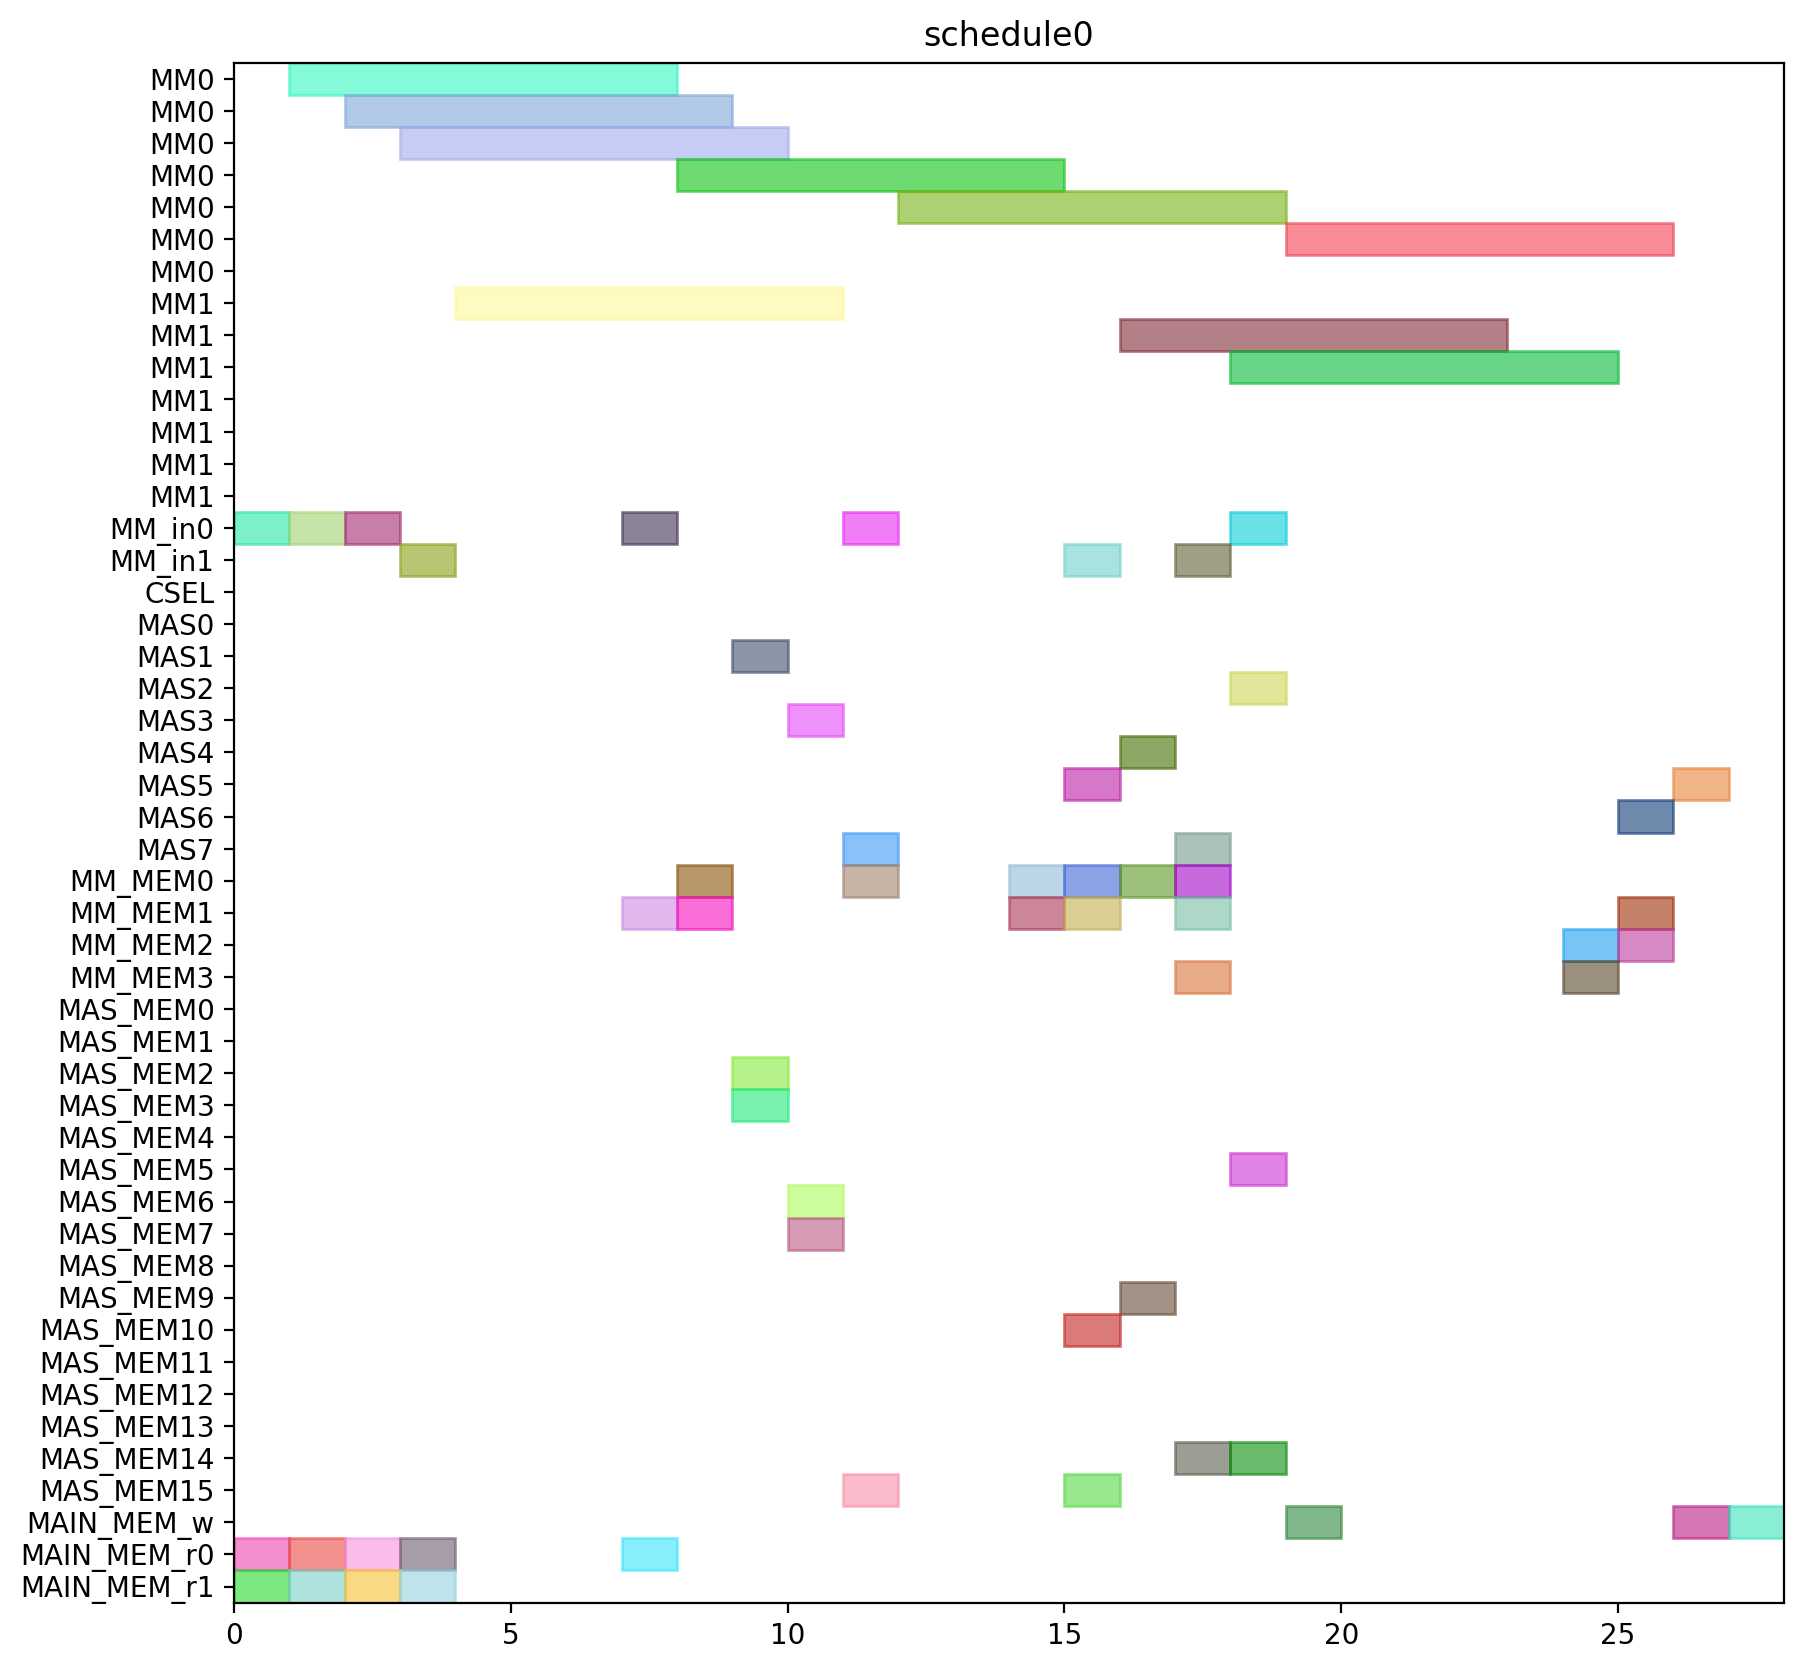

This figure's Python source:
from pyschedule import Scenario, solvers, plotters, alt


def solve():
	horizon = 120
	S = Scenario("schedule0", horizon=horizon)

	# resource
	MM = S.Resources('MM', num=2, size=7)
	MM_in = S.Resources('MM_in', num=2)
	CSEL = S.Resource('CSEL')
	MAS = S.Resources('MAS', num=8, size=1, periods=range(1, horizon))
	MM_MEM = S.Resources('MM_MEM', num=4)
	MAS_MEM = S.Resources('MAS_MEM', num=16)
	MAIN_MEM_w = S.Resource('MAIN_MEM_w', size=1)
	MAIN_MEM_r = S.Resources('MAIN_MEM_r', num=2)

	# result of previous scheduling

	# new tasks
	t0 = S.Task('t0', length=7, delay_cost=1)
	t0 += alt(MM)
	t0_in = S.Task('t0_in', length=1, delay_cost=1)
	t0_in += alt(MM_in)
	S += t0_in*MM_in[0]<=t0*MM[0]
	S += t0_in*MM_in[1]<=t0*MM[1]
	t0_mem0 = S.Task('t0_mem0', length=1, delay_cost=1)
	t0_mem0 += MAIN_MEM_r[0]
	S += t0_mem0 <= t0

	t0_mem1 = S.Task('t0_mem1', length=1, delay_cost=1)
	t0_mem1 += MAIN_MEM_r[1]
	S += t0_mem1 <= t0

	t3 = S.Task('t3', length=7, delay_cost=1)
	t3 += alt(MM)
	t3_in = S.Task('t3_in', length=1, delay_cost=1)
	t3_in += alt(MM_in)
	S += t3_in*MM_in[0]<=t3*MM[0]
	S += t3_in*MM_in[1]<=t3*MM[1]
	t3_mem0 = S.Task('t3_mem0', length=1, delay_cost=1)
	t3_mem0 += MAIN_MEM_r[0]
	S += t3_mem0 <= t3

	t3_mem1 = S.Task('t3_mem1', length=1, delay_cost=1)
	t3_mem1 += MAIN_MEM_r[1]
	S += t3_mem1 <= t3

	t1 = S.Task('t1', length=7, delay_cost=1)
	t1 += alt(MM)
	t1_in = S.Task('t1_in', length=1, delay_cost=1)
	t1_in += alt(MM_in)
	S += t1_in*MM_in[0]<=t1*MM[0]
	S += t1_in*MM_in[1]<=t1*MM[1]
	t1_mem0 = S.Task('t1_mem0', length=1, delay_cost=1)
	t1_mem0 += MAIN_MEM_r[0]
	S += t1_mem0 <= t1

	t1_mem1 = S.Task('t1_mem1', length=1, delay_cost=1)
	t1_mem1 += MAIN_MEM_r[1]
	S += t1_mem1 <= t1

	t2 = S.Task('t2', length=7, delay_cost=1)
	t2 += alt(MM)
	t2_in = S.Task('t2_in', length=1, delay_cost=1)
	t2_in += alt(MM_in)
	S += t2_in*MM_in[0]<=t2*MM[0]
	S += t2_in*MM_in[1]<=t2*MM[1]
	t2_mem0 = S.Task('t2_mem0', length=1, delay_cost=1)
	t2_mem0 += MAIN_MEM_r[0]
	S += t2_mem0 <= t2

	t2_mem1 = S.Task('t2_mem1', length=1, delay_cost=1)
	t2_mem1 += MAIN_MEM_r[1]
	S += t2_mem1 <= t2

	t4 = S.Task('t4', length=7, delay_cost=1)
	t4 += alt(MM)
	t4_in = S.Task('t4_in', length=1, delay_cost=1)
	t4_in += alt(MM_in)
	S += t4_in*MM_in[0]<=t4*MM[0]
	S += t4_in*MM_in[1]<=t4*MM[1]
	t4_mem0 = S.Task('t4_mem0', length=1, delay_cost=1)
	t4_mem0 += MAIN_MEM_r[0]
	S += t4_mem0 <= t4

	t4_mem1 = S.Task('t4_mem1', length=1, delay_cost=1)
	t4_mem1 += alt(MM_MEM)
	S += (t2*MM[0])-1 < t4_mem1*MM_MEM[1]
	S += (t2*MM[1])-1 < t4_mem1*MM_MEM[3]
	S += t4_mem1 <= t4

	t5 = S.Task('t5', length=1, delay_cost=1)
	t5 += alt(MAS)
	t5_mem0 = S.Task('t5_mem0', length=1, delay_cost=1)
	t5_mem0 += alt(MM_MEM)
	S += (t0*MM[0])-1 < t5_mem0*MM_MEM[0]
	S += (t0*MM[1])-1 < t5_mem0*MM_MEM[2]
	S += t5_mem0 <= t5

	t5_mem1 = S.Task('t5_mem1', length=1, delay_cost=1)
	t5_mem1 += alt(MM_MEM)
	S += (t0*MM[0])-1 < t5_mem1*MM_MEM[1]
	S += (t0*MM[1])-1 < t5_mem1*MM_MEM[3]
	S += t5_mem1 <= t5

	t6 = S.Task('t6', length=1, delay_cost=1)
	t6 += alt(MAS)
	t6_mem0 = S.Task('t6_mem0', length=1, delay_cost=1)
	t6_mem0 += alt(MAS_MEM)
	S += (t5*MAS[0])-1 < t6_mem0*MAS_MEM[0]
	S += (t5*MAS[1])-1 < t6_mem0*MAS_MEM[2]
	S += (t5*MAS[2])-1 < t6_mem0*MAS_MEM[4]
	S += (t5*MAS[3])-1 < t6_mem0*MAS_MEM[6]
	S += (t5*MAS[4])-1 < t6_mem0*MAS_MEM[8]
	S += (t5*MAS[5])-1 < t6_mem0*MAS_MEM[10]
	S += (t5*MAS[6])-1 < t6_mem0*MAS_MEM[12]
	S += (t5*MAS[7])-1 < t6_mem0*MAS_MEM[14]
	S += t6_mem0 <= t6

	t6_mem1 = S.Task('t6_mem1', length=1, delay_cost=1)
	t6_mem1 += alt(MAS_MEM)
	S += (t5*MAS[0])-1 < t6_mem1*MAS_MEM[1]
	S += (t5*MAS[1])-1 < t6_mem1*MAS_MEM[3]
	S += (t5*MAS[2])-1 < t6_mem1*MAS_MEM[5]
	S += (t5*MAS[3])-1 < t6_mem1*MAS_MEM[7]
	S += (t5*MAS[4])-1 < t6_mem1*MAS_MEM[9]
	S += (t5*MAS[5])-1 < t6_mem1*MAS_MEM[11]
	S += (t5*MAS[6])-1 < t6_mem1*MAS_MEM[13]
	S += (t5*MAS[7])-1 < t6_mem1*MAS_MEM[15]
	S += t6_mem1 <= t6

	t9 = S.Task('t9', length=1, delay_cost=1)
	t9 += alt(MAS)
	t9_mem0 = S.Task('t9_mem0', length=1, delay_cost=1)
	t9_mem0 += alt(MM_MEM)
	S += (t0*MM[0])-1 < t9_mem0*MM_MEM[0]
	S += (t0*MM[1])-1 < t9_mem0*MM_MEM[2]
	S += t9_mem0 <= t9

	t9_mem1 = S.Task('t9_mem1', length=1, delay_cost=1)
	t9_mem1 += alt(MM_MEM)
	S += (t4*MM[0])-1 < t9_mem1*MM_MEM[1]
	S += (t4*MM[1])-1 < t9_mem1*MM_MEM[3]
	S += t9_mem1 <= t9

	t10 = S.Task('t10', length=1, delay_cost=1)
	t10 += alt(MAS)
	t10_mem0 = S.Task('t10_mem0', length=1, delay_cost=1)
	t10_mem0 += alt(MM_MEM)
	S += (t4*MM[0])-1 < t10_mem0*MM_MEM[0]
	S += (t4*MM[1])-1 < t10_mem0*MM_MEM[2]
	S += t10_mem0 <= t10

	t10_mem1 = S.Task('t10_mem1', length=1, delay_cost=1)
	t10_mem1 += alt(MM_MEM)
	S += (t4*MM[0])-1 < t10_mem1*MM_MEM[1]
	S += (t4*MM[1])-1 < t10_mem1*MM_MEM[3]
	S += t10_mem1 <= t10

	t7 = S.Task('t7', length=1, delay_cost=1)
	t7 += alt(MAS)
	t7_mem0 = S.Task('t7_mem0', length=1, delay_cost=1)
	t7_mem0 += alt(MAS_MEM)
	S += (t6*MAS[0])-1 < t7_mem0*MAS_MEM[0]
	S += (t6*MAS[1])-1 < t7_mem0*MAS_MEM[2]
	S += (t6*MAS[2])-1 < t7_mem0*MAS_MEM[4]
	S += (t6*MAS[3])-1 < t7_mem0*MAS_MEM[6]
	S += (t6*MAS[4])-1 < t7_mem0*MAS_MEM[8]
	S += (t6*MAS[5])-1 < t7_mem0*MAS_MEM[10]
	S += (t6*MAS[6])-1 < t7_mem0*MAS_MEM[12]
	S += (t6*MAS[7])-1 < t7_mem0*MAS_MEM[14]
	S += t7_mem0 <= t7

	t7_mem1 = S.Task('t7_mem1', length=1, delay_cost=1)
	t7_mem1 += alt(MAS_MEM)
	S += (t6*MAS[0])-1 < t7_mem1*MAS_MEM[1]
	S += (t6*MAS[1])-1 < t7_mem1*MAS_MEM[3]
	S += (t6*MAS[2])-1 < t7_mem1*MAS_MEM[5]
	S += (t6*MAS[3])-1 < t7_mem1*MAS_MEM[7]
	S += (t6*MAS[4])-1 < t7_mem1*MAS_MEM[9]
	S += (t6*MAS[5])-1 < t7_mem1*MAS_MEM[11]
	S += (t6*MAS[6])-1 < t7_mem1*MAS_MEM[13]
	S += (t6*MAS[7])-1 < t7_mem1*MAS_MEM[15]
	S += t7_mem1 <= t7

	t11 = S.Task('t11', length=1, delay_cost=1)
	t11 += alt(MAS)
	t11_mem0 = S.Task('t11_mem0', length=1, delay_cost=1)
	t11_mem0 += alt(MAS_MEM)
	S += (t10*MAS[0])-1 < t11_mem0*MAS_MEM[0]
	S += (t10*MAS[1])-1 < t11_mem0*MAS_MEM[2]
	S += (t10*MAS[2])-1 < t11_mem0*MAS_MEM[4]
	S += (t10*MAS[3])-1 < t11_mem0*MAS_MEM[6]
	S += (t10*MAS[4])-1 < t11_mem0*MAS_MEM[8]
	S += (t10*MAS[5])-1 < t11_mem0*MAS_MEM[10]
	S += (t10*MAS[6])-1 < t11_mem0*MAS_MEM[12]
	S += (t10*MAS[7])-1 < t11_mem0*MAS_MEM[14]
	S += t11_mem0 <= t11

	t11_mem1 = S.Task('t11_mem1', length=1, delay_cost=1)
	t11_mem1 += alt(MM_MEM)
	S += (t4*MM[0])-1 < t11_mem1*MM_MEM[1]
	S += (t4*MM[1])-1 < t11_mem1*MM_MEM[3]
	S += t11_mem1 <= t11

	t8 = S.Task('t8', length=7, delay_cost=1)
	t8 += alt(MM)
	t8_in = S.Task('t8_in', length=1, delay_cost=1)
	t8_in += alt(MM_in)
	S += t8_in*MM_in[0]<=t8*MM[0]
	S += t8_in*MM_in[1]<=t8*MM[1]
	t8_mem0 = S.Task('t8_mem0', length=1, delay_cost=1)
	t8_mem0 += alt(MM_MEM)
	S += (t4*MM[0])-1 < t8_mem0*MM_MEM[0]
	S += (t4*MM[1])-1 < t8_mem0*MM_MEM[2]
	S += t8_mem0 <= t8

	t8_mem1 = S.Task('t8_mem1', length=1, delay_cost=1)
	t8_mem1 += alt(MAS_MEM)
	S += (t7*MAS[0])-1 < t8_mem1*MAS_MEM[1]
	S += (t7*MAS[1])-1 < t8_mem1*MAS_MEM[3]
	S += (t7*MAS[2])-1 < t8_mem1*MAS_MEM[5]
	S += (t7*MAS[3])-1 < t8_mem1*MAS_MEM[7]
	S += (t7*MAS[4])-1 < t8_mem1*MAS_MEM[9]
	S += (t7*MAS[5])-1 < t8_mem1*MAS_MEM[11]
	S += (t7*MAS[6])-1 < t8_mem1*MAS_MEM[13]
	S += (t7*MAS[7])-1 < t8_mem1*MAS_MEM[15]
	S += t8_mem1 <= t8

	new_PZ = S.Task('new_PZ', length=7, delay_cost=1)
	new_PZ += alt(MM)
	new_PZ_in = S.Task('new_PZ_in', length=1, delay_cost=1)
	new_PZ_in += alt(MM_in)
	S += new_PZ_in*MM_in[0]<=new_PZ*MM[0]
	S += new_PZ_in*MM_in[1]<=new_PZ*MM[1]
	S += 0<new_PZ

	new_PZ_w = S.Task('new_PZ_w', length=1, delay_cost=1)
	new_PZ_w += alt(MAIN_MEM_w)
	S += new_PZ <= new_PZ_w

	new_PZ_mem0 = S.Task('new_PZ_mem0', length=1, delay_cost=1)
	new_PZ_mem0 += alt(MM_MEM)
	S += (t1*MM[0])-1 < new_PZ_mem0*MM_MEM[0]
	S += (t1*MM[1])-1 < new_PZ_mem0*MM_MEM[2]
	S += new_PZ_mem0 <= new_PZ

	new_PZ_mem1 = S.Task('new_PZ_mem1', length=1, delay_cost=1)
	new_PZ_mem1 += alt(MAS_MEM)
	S += (t7*MAS[0])-1 < new_PZ_mem1*MAS_MEM[1]
	S += (t7*MAS[1])-1 < new_PZ_mem1*MAS_MEM[3]
	S += (t7*MAS[2])-1 < new_PZ_mem1*MAS_MEM[5]
	S += (t7*MAS[3])-1 < new_PZ_mem1*MAS_MEM[7]
	S += (t7*MAS[4])-1 < new_PZ_mem1*MAS_MEM[9]
	S += (t7*MAS[5])-1 < new_PZ_mem1*MAS_MEM[11]
	S += (t7*MAS[6])-1 < new_PZ_mem1*MAS_MEM[13]
	S += (t7*MAS[7])-1 < new_PZ_mem1*MAS_MEM[15]
	S += new_PZ_mem1 <= new_PZ

	t12 = S.Task('t12', length=1, delay_cost=1)
	t12 += alt(MAS)
	t12_mem0 = S.Task('t12_mem0', length=1, delay_cost=1)
	t12_mem0 += alt(MM_MEM)
	S += (t0*MM[0])-1 < t12_mem0*MM_MEM[0]
	S += (t0*MM[1])-1 < t12_mem0*MM_MEM[2]
	S += t12_mem0 <= t12

	t12_mem1 = S.Task('t12_mem1', length=1, delay_cost=1)
	t12_mem1 += alt(MAS_MEM)
	S += (t11*MAS[0])-1 < t12_mem1*MAS_MEM[1]
	S += (t11*MAS[1])-1 < t12_mem1*MAS_MEM[3]
	S += (t11*MAS[2])-1 < t12_mem1*MAS_MEM[5]
	S += (t11*MAS[3])-1 < t12_mem1*MAS_MEM[7]
	S += (t11*MAS[4])-1 < t12_mem1*MAS_MEM[9]
	S += (t11*MAS[5])-1 < t12_mem1*MAS_MEM[11]
	S += (t11*MAS[6])-1 < t12_mem1*MAS_MEM[13]
	S += (t11*MAS[7])-1 < t12_mem1*MAS_MEM[15]
	S += t12_mem1 <= t12

	t13 = S.Task('t13', length=7, delay_cost=1)
	t13 += alt(MM)
	t13_in = S.Task('t13_in', length=1, delay_cost=1)
	t13_in += alt(MM_in)
	S += t13_in*MM_in[0]<=t13*MM[0]
	S += t13_in*MM_in[1]<=t13*MM[1]
	t13_mem0 = S.Task('t13_mem0', length=1, delay_cost=1)
	t13_mem0 += alt(MAS_MEM)
	S += (t12*MAS[0])-1 < t13_mem0*MAS_MEM[0]
	S += (t12*MAS[1])-1 < t13_mem0*MAS_MEM[2]
	S += (t12*MAS[2])-1 < t13_mem0*MAS_MEM[4]
	S += (t12*MAS[3])-1 < t13_mem0*MAS_MEM[6]
	S += (t12*MAS[4])-1 < t13_mem0*MAS_MEM[8]
	S += (t12*MAS[5])-1 < t13_mem0*MAS_MEM[10]
	S += (t12*MAS[6])-1 < t13_mem0*MAS_MEM[12]
	S += (t12*MAS[7])-1 < t13_mem0*MAS_MEM[14]
	S += t13_mem0 <= t13

	t13_mem1 = S.Task('t13_mem1', length=1, delay_cost=1)
	t13_mem1 += alt(MAS_MEM)
	S += (t9*MAS[0])-1 < t13_mem1*MAS_MEM[1]
	S += (t9*MAS[1])-1 < t13_mem1*MAS_MEM[3]
	S += (t9*MAS[2])-1 < t13_mem1*MAS_MEM[5]
	S += (t9*MAS[3])-1 < t13_mem1*MAS_MEM[7]
	S += (t9*MAS[4])-1 < t13_mem1*MAS_MEM[9]
	S += (t9*MAS[5])-1 < t13_mem1*MAS_MEM[11]
	S += (t9*MAS[6])-1 < t13_mem1*MAS_MEM[13]
	S += (t9*MAS[7])-1 < t13_mem1*MAS_MEM[15]
	S += t13_mem1 <= t13

	t14 = S.Task('t14', length=7, delay_cost=1)
	t14 += alt(MM)
	t14_in = S.Task('t14_in', length=1, delay_cost=1)
	t14_in += alt(MM_in)
	S += t14_in*MM_in[0]<=t14*MM[0]
	S += t14_in*MM_in[1]<=t14*MM[1]
	t14_mem0 = S.Task('t14_mem0', length=1, delay_cost=1)
	t14_mem0 += alt(MAS_MEM)
	S += (t12*MAS[0])-1 < t14_mem0*MAS_MEM[0]
	S += (t12*MAS[1])-1 < t14_mem0*MAS_MEM[2]
	S += (t12*MAS[2])-1 < t14_mem0*MAS_MEM[4]
	S += (t12*MAS[3])-1 < t14_mem0*MAS_MEM[6]
	S += (t12*MAS[4])-1 < t14_mem0*MAS_MEM[8]
	S += (t12*MAS[5])-1 < t14_mem0*MAS_MEM[10]
	S += (t12*MAS[6])-1 < t14_mem0*MAS_MEM[12]
	S += (t12*MAS[7])-1 < t14_mem0*MAS_MEM[14]
	S += t14_mem0 <= t14

	t14_mem1 = S.Task('t14_mem1', length=1, delay_cost=1)
	t14_mem1 += alt(MM_MEM)
	S += (t3*MM[0])-1 < t14_mem1*MM_MEM[1]
	S += (t3*MM[1])-1 < t14_mem1*MM_MEM[3]
	S += t14_mem1 <= t14

	new_PY = S.Task('new_PY', length=1, delay_cost=1)
	new_PY += alt(MAS)
	S += 0<new_PY

	new_PY_w = S.Task('new_PY_w', length=1, delay_cost=1)
	new_PY_w += alt(MAIN_MEM_w)
	S += new_PY <= new_PY_w

	new_PY_mem0 = S.Task('new_PY_mem0', length=1, delay_cost=1)
	new_PY_mem0 += alt(MM_MEM)
	S += (t8*MM[0])-1 < new_PY_mem0*MM_MEM[0]
	S += (t8*MM[1])-1 < new_PY_mem0*MM_MEM[2]
	S += new_PY_mem0 <= new_PY

	new_PY_mem1 = S.Task('new_PY_mem1', length=1, delay_cost=1)
	new_PY_mem1 += alt(MM_MEM)
	S += (t13*MM[0])-1 < new_PY_mem1*MM_MEM[1]
	S += (t13*MM[1])-1 < new_PY_mem1*MM_MEM[3]
	S += new_PY_mem1 <= new_PY

	new_PX = S.Task('new_PX', length=1, delay_cost=1)
	new_PX += alt(MAS)
	S += 0<new_PX

	new_PX_w = S.Task('new_PX_w', length=1, delay_cost=1)
	new_PX_w += alt(MAIN_MEM_w)
	S += new_PX <= new_PX_w

	new_PX_mem0 = S.Task('new_PX_mem0', length=1, delay_cost=1)
	new_PX_mem0 += alt(MM_MEM)
	S += (t14*MM[0])-1 < new_PX_mem0*MM_MEM[0]
	S += (t14*MM[1])-1 < new_PX_mem0*MM_MEM[2]
	S += new_PX_mem0 <= new_PX

	new_PX_mem1 = S.Task('new_PX_mem1', length=1, delay_cost=1)
	new_PX_mem1 += alt(MM_MEM)
	S += (t14*MM[0])-1 < new_PX_mem1*MM_MEM[1]
	S += (t14*MM[1])-1 < new_PX_mem1*MM_MEM[3]
	S += new_PX_mem1 <= new_PX

	solvers.mip.solve(S,msg=1,kind='CPLEX',ratio_gap=1.01)

	solution = [['hoge']*len(S.solution()[1]) for i in range(len(S.solution()))]
	for i in range(len(S.solution())):
		for j in range(len(S.solution()[i])):
			solution[i][j]=str(S.solution()[i][j])
	print(solution)

	cycles = int(solution[-1][3])

	pic_file_name = "/home/mfukuda/ABE/multiRAM_multiMAS_16mux/scheduling_result/stage7MM2_stage1MAS8/EP_DBL_A_0/schedule0.png"
	if(S.solution() != []):
		plotters.matplotlib.plot(S,img_filename=pic_file_name, show_task_labels=False, fig_size=(cycles*0.25+3, 10))

	return solution
